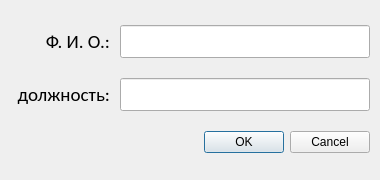
<?xml version="1.0" encoding="UTF-8"?>
<ui version="4.0">
 <class>Dialog</class>
 <widget class="QDialog" name="Dialog">
  <property name="geometry">
   <rect>
    <x>0</x>
    <y>0</y>
    <width>380</width>
    <height>180</height>
   </rect>
  </property>
  <property name="windowTitle">
   <string>Добавление оператора</string>
  </property>
  <layout class="QGridLayout" name="gridLayout">
   <property name="leftMargin">
    <number>10</number>
   </property>
   <property name="topMargin">
    <number>10</number>
   </property>
   <property name="rightMargin">
    <number>10</number>
   </property>
   <property name="bottomMargin">
    <number>10</number>
   </property>
   <property name="horizontalSpacing">
    <number>10</number>
   </property>
   <property name="verticalSpacing">
    <number>5</number>
   </property>
   <item row="3" column="0" colspan="2">
    <widget class="QDialogButtonBox" name="buttonBox">
     <property name="orientation">
      <enum>Qt::Horizontal</enum>
     </property>
     <property name="standardButtons">
      <set>QDialogButtonBox::Cancel|QDialogButtonBox::Ok</set>
     </property>
    </widget>
   </item>
   <item row="0" column="0">
    <widget class="QLabel" name="label">
     <property name="minimumSize">
      <size>
       <width>100</width>
       <height>0</height>
      </size>
     </property>
     <property name="maximumSize">
      <size>
       <width>100</width>
       <height>16777215</height>
      </size>
     </property>
     <property name="font">
      <font>
       <family>Calibri</family>
       <pointsize>14</pointsize>
      </font>
     </property>
     <property name="text">
      <string>&lt;html&gt;&lt;head/&gt;&lt;body&gt;&lt;p align=&quot;right&quot;&gt;Ф. И. О.:&lt;/p&gt;&lt;/body&gt;&lt;/html&gt;</string>
     </property>
    </widget>
   </item>
   <item row="1" column="1">
    <widget class="QLineEdit" name="rank_le">
     <property name="minimumSize">
      <size>
       <width>250</width>
       <height>30</height>
      </size>
     </property>
     <property name="maximumSize">
      <size>
       <width>250</width>
       <height>16777215</height>
      </size>
     </property>
     <property name="font">
      <font>
       <family>Calibri</family>
       <pointsize>14</pointsize>
      </font>
     </property>
     <property name="text">
      <string/>
     </property>
    </widget>
   </item>
   <item row="0" column="1">
    <widget class="QLineEdit" name="name_le">
     <property name="minimumSize">
      <size>
       <width>250</width>
       <height>30</height>
      </size>
     </property>
     <property name="maximumSize">
      <size>
       <width>250</width>
       <height>16777215</height>
      </size>
     </property>
     <property name="font">
      <font>
       <family>Calibri</family>
       <pointsize>14</pointsize>
      </font>
     </property>
     <property name="text">
      <string/>
     </property>
    </widget>
   </item>
   <item row="1" column="0">
    <widget class="QLabel" name="label_2">
     <property name="minimumSize">
      <size>
       <width>100</width>
       <height>0</height>
      </size>
     </property>
     <property name="maximumSize">
      <size>
       <width>100</width>
       <height>16777215</height>
      </size>
     </property>
     <property name="font">
      <font>
       <family>Calibri</family>
       <pointsize>14</pointsize>
      </font>
     </property>
     <property name="text">
      <string>&lt;html&gt;&lt;head/&gt;&lt;body&gt;&lt;p align=&quot;right&quot;&gt;должность:&lt;/p&gt;&lt;/body&gt;&lt;/html&gt;</string>
     </property>
    </widget>
   </item>
  </layout>
 </widget>
 <resources/>
 <connections>
  <connection>
   <sender>buttonBox</sender>
   <signal>accepted()</signal>
   <receiver>Dialog</receiver>
   <slot>accept()</slot>
   <hints>
    <hint type="sourcelabel">
     <x>248</x>
     <y>254</y>
    </hint>
    <hint type="destinationlabel">
     <x>157</x>
     <y>274</y>
    </hint>
   </hints>
  </connection>
  <connection>
   <sender>buttonBox</sender>
   <signal>rejected()</signal>
   <receiver>Dialog</receiver>
   <slot>reject()</slot>
   <hints>
    <hint type="sourcelabel">
     <x>316</x>
     <y>260</y>
    </hint>
    <hint type="destinationlabel">
     <x>286</x>
     <y>274</y>
    </hint>
   </hints>
  </connection>
 </connections>
</ui>
